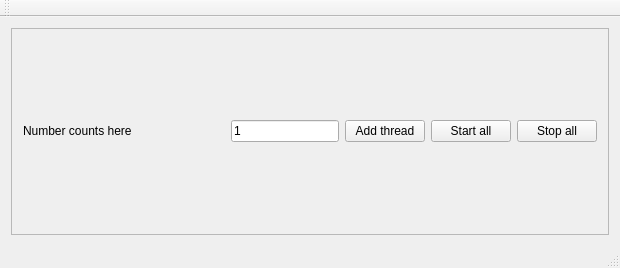
<?xml version="1.0" encoding="UTF-8"?>
<ui version="4.0">
 <class>myThreadCounter</class>
 <widget class="QMainWindow" name="myThreadCounter">
  <property name="geometry">
   <rect>
    <x>0</x>
    <y>0</y>
    <width>620</width>
    <height>268</height>
   </rect>
  </property>
  <property name="windowTitle">
   <string>myThreadCounter</string>
  </property>
  <widget class="QWidget" name="centralWidget">
   <layout class="QVBoxLayout" name="verticalLayout">
    <item>
     <widget class="QScrollArea" name="scrollArea">
      <property name="widgetResizable">
       <bool>true</bool>
      </property>
      <widget class="QWidget" name="scrollAreaWidgetContents">
       <property name="geometry">
        <rect>
         <x>0</x>
         <y>0</y>
         <width>594</width>
         <height>186</height>
        </rect>
       </property>
       <layout class="QVBoxLayout" name="verticalLayout_2">
        <item>
         <layout class="QHBoxLayout" name="horizontalLayout">
          <item>
           <widget class="QLabel" name="label">
            <property name="text">
             <string>Number counts here</string>
            </property>
           </widget>
          </item>
          <item>
           <spacer name="horizontalSpacer">
            <property name="orientation">
             <enum>Qt::Horizontal</enum>
            </property>
            <property name="sizeHint" stdset="0">
             <size>
              <width>40</width>
              <height>20</height>
             </size>
            </property>
           </spacer>
          </item>
          <item>
           <widget class="QLineEdit" name="lineEdit">
            <property name="text">
             <string>1</string>
            </property>
            <property name="echoMode">
             <enum>QLineEdit::Normal</enum>
            </property>
           </widget>
          </item>
          <item>
           <widget class="QPushButton" name="pushButton">
            <property name="text">
             <string>Add thread</string>
            </property>
           </widget>
          </item>
          <item>
           <widget class="QPushButton" name="pushButton_2">
            <property name="text">
             <string>Start all</string>
            </property>
           </widget>
          </item>
          <item>
           <widget class="QPushButton" name="pushButton_3">
            <property name="text">
             <string>Stop all</string>
            </property>
           </widget>
          </item>
         </layout>
        </item>
       </layout>
      </widget>
     </widget>
    </item>
   </layout>
  </widget>
  <widget class="QMenuBar" name="menuBar">
   <property name="geometry">
    <rect>
     <x>0</x>
     <y>0</y>
     <width>620</width>
     <height>20</height>
    </rect>
   </property>
  </widget>
  <widget class="QToolBar" name="mainToolBar">
   <attribute name="toolBarArea">
    <enum>TopToolBarArea</enum>
   </attribute>
   <attribute name="toolBarBreak">
    <bool>false</bool>
   </attribute>
  </widget>
  <widget class="QStatusBar" name="statusBar"/>
 </widget>
 <layoutdefault spacing="6" margin="11"/>
 <resources/>
 <connections/>
</ui>
